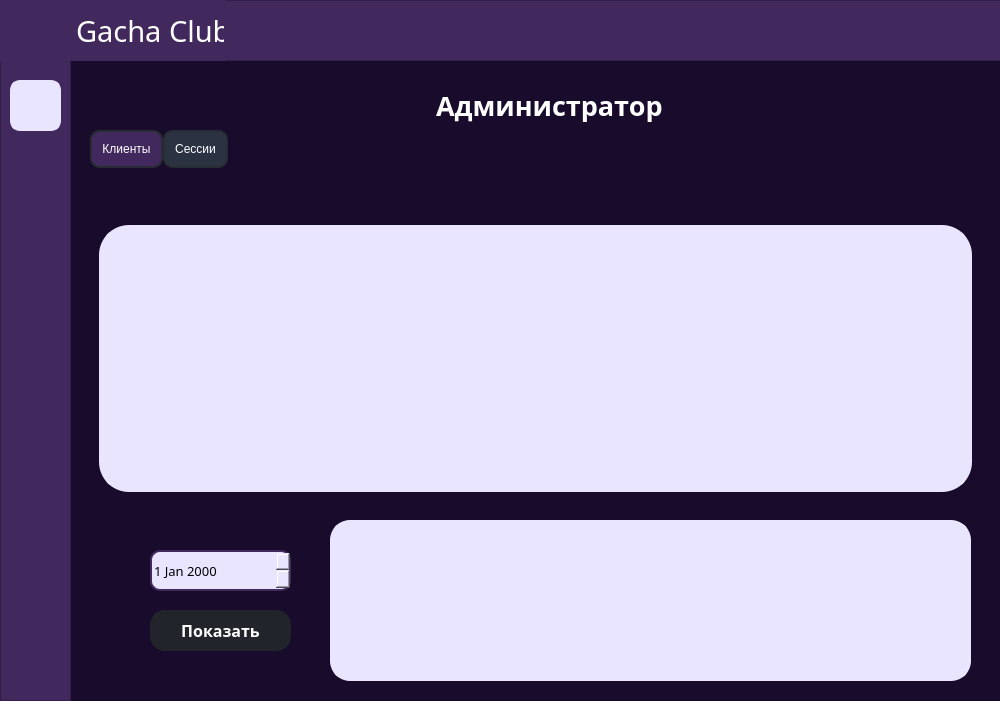
<?xml version="1.0" encoding="UTF-8"?>
<ui version="4.0">
 <class>Admin_interface</class>
 <widget class="QMainWindow" name="Admin_interface">
  <property name="geometry">
   <rect>
    <x>0</x>
    <y>0</y>
    <width>1000</width>
    <height>701</height>
   </rect>
  </property>
  <property name="windowTitle">
   <string>MainWindow</string>
  </property>
  <widget class="QWidget" name="centralwidget">
   <property name="styleSheet">
    <string notr="true">background-color: rgb(25, 11, 44);

font-family:&quot;Tw Cen MT&quot;;</string>
   </property>
   <widget class="QFrame" name="frame_left">
    <property name="geometry">
     <rect>
      <x>0</x>
      <y>60</y>
      <width>71</width>
      <height>641</height>
     </rect>
    </property>
    <property name="styleSheet">
     <string notr="true">background-color: rgb(65, 41, 93);</string>
    </property>
    <property name="frameShape">
     <enum>QFrame::StyledPanel</enum>
    </property>
    <property name="frameShadow">
     <enum>QFrame::Raised</enum>
    </property>
    <widget class="QPushButton" name="homeButton">
     <property name="geometry">
      <rect>
       <x>10</x>
       <y>20</y>
       <width>51</width>
       <height>51</height>
      </rect>
     </property>
     <property name="styleSheet">
      <string notr="true">QPushButton{
background-color: #E9E5FF;
border: 4px solid  #E9E5FF;
border-radius: 10px;
}

QPushButton:hover{
color:rgb(192, 218, 255);
background-color:#8E6BBB;  
border: 4px solid #8E6BBB;
border-radius: 10px;
}

QPushButton:pressed{
color:rgb(192, 218, 255);
background-color: rgb(188, 177, 248); 
border: 2px solid rgb(65, 41, 93);
border-radius: 10px;
}




</string>
     </property>
     <property name="text">
      <string/>
     </property>
     <property name="icon">
      <iconset>
       <normaloff>icons/Home_icon.png</normaloff>icons/Home_icon.png</iconset>
     </property>
     <property name="iconSize">
      <size>
       <width>70</width>
       <height>70</height>
      </size>
     </property>
    </widget>
   </widget>
   <widget class="QFrame" name="title_Info">
    <property name="geometry">
     <rect>
      <x>0</x>
      <y>0</y>
      <width>1001</width>
      <height>61</height>
     </rect>
    </property>
    <property name="styleSheet">
     <string notr="true">
background-color: #41295D;
</string>
    </property>
    <property name="frameShape">
     <enum>QFrame::StyledPanel</enum>
    </property>
    <property name="frameShadow">
     <enum>QFrame::Raised</enum>
    </property>
    <widget class="QWidget" name="layoutWidget">
     <property name="geometry">
      <rect>
       <x>0</x>
       <y>0</y>
       <width>226</width>
       <height>62</height>
      </rect>
     </property>
     <layout class="QHBoxLayout" name="horizontalLayout">
      <item>
       <widget class="QLabel" name="Icon_GachaClub">
        <property name="minimumSize">
         <size>
          <width>70</width>
          <height>60</height>
         </size>
        </property>
        <property name="maximumSize">
         <size>
          <width>70</width>
          <height>60</height>
         </size>
        </property>
        <property name="styleSheet">
         <string notr="true">background-color: none;
border: none;</string>
        </property>
        <property name="text">
         <string/>
        </property>
        <property name="pixmap">
         <pixmap>icons/Gacha Club.png</pixmap>
        </property>
        <property name="scaledContents">
         <bool>true</bool>
        </property>
       </widget>
      </item>
      <item>
       <widget class="QLabel" name="Name_app">
        <property name="minimumSize">
         <size>
          <width>148</width>
          <height>35</height>
         </size>
        </property>
        <property name="maximumSize">
         <size>
          <width>148</width>
          <height>35</height>
         </size>
        </property>
        <property name="font">
         <font>
          <family>Tw Cen MT</family>
          <pointsize>22</pointsize>
         </font>
        </property>
        <property name="styleSheet">
         <string notr="true">background-color:  rgb(255, 255, 255, 0);
border-color: rgb(255, 255, 255, 0);
color: rgb(255, 255, 255);</string>
        </property>
        <property name="text">
         <string>Gacha Club</string>
        </property>
       </widget>
      </item>
     </layout>
    </widget>
   </widget>
   <widget class="QWidget" name="layoutWidget_2">
    <property name="geometry">
     <rect>
      <x>390</x>
      <y>80</y>
      <width>348</width>
      <height>51</height>
     </rect>
    </property>
    <layout class="QHBoxLayout" name="PersonalAreaLayout">
     <item>
      <widget class="QLabel" name="Icon_PersonalArea">
       <property name="maximumSize">
        <size>
         <width>40</width>
         <height>40</height>
        </size>
       </property>
       <property name="text">
        <string/>
       </property>
       <property name="pixmap">
        <pixmap>icons/main_icon.png</pixmap>
       </property>
       <property name="scaledContents">
        <bool>true</bool>
       </property>
      </widget>
     </item>
     <item>
      <widget class="QLabel" name="label_PersonalArea">
       <property name="minimumSize">
        <size>
         <width>300</width>
         <height>0</height>
        </size>
       </property>
       <property name="maximumSize">
        <size>
         <width>300</width>
         <height>16777215</height>
        </size>
       </property>
       <property name="font">
        <font>
         <family>Tw Cen MT</family>
         <pointsize>20</pointsize>
         <weight>75</weight>
         <bold>true</bold>
        </font>
       </property>
       <property name="styleSheet">
        <string notr="true">background-color:  rgb(255, 255, 255, 0);
border-color: rgb(255, 255, 255, 0);
color: rgb(255, 255, 255);</string>
       </property>
       <property name="text">
        <string>Администратор</string>
       </property>
      </widget>
     </item>
    </layout>
   </widget>
   <widget class="QTabWidget" name="tabWidget">
    <property name="geometry">
     <rect>
      <x>90</x>
      <y>130</y>
      <width>891</width>
      <height>371</height>
     </rect>
    </property>
    <property name="styleSheet">
     <string notr="true">QTabWidget::tab-bar {
   border: 1px rgb(65, 41, 93);
}

QTabBar::tab {
  background-color: rgb(65, 41, 93);; 
  color:rgb(255, 255, 255);
  padding: 10px;
  border: 2px solid rgb(40, 44, 52);
  border-radius: 10px;
 }

 QTabBar::tab:selected {
  background-color: rgb(43, 51, 67);
 }

QTabWidget::pane { 
   border: none;
}
</string>
    </property>
    <property name="currentIndex">
     <number>1</number>
    </property>
    <widget class="QWidget" name="tab_1">
     <property name="styleSheet">
      <string notr="true"/>
     </property>
     <attribute name="title">
      <string>Клиенты</string>
     </attribute>
     <layout class="QVBoxLayout" name="verticalLayout">
      <item>
       <layout class="QHBoxLayout" name="horizontalLayout_3">
        <item>
         <layout class="QHBoxLayout" name="horizontalLayout_2">
          <property name="spacing">
           <number>0</number>
          </property>
          <item>
           <widget class="QPushButton" name="changeButton1">
            <property name="maximumSize">
             <size>
              <width>50</width>
              <height>50</height>
             </size>
            </property>
            <property name="font">
             <font>
              <family>Tw Cen MT</family>
              <pointsize>1</pointsize>
             </font>
            </property>
            <property name="styleSheet">
             <string notr="true">QPushButton{
color: none;
background-color: rgb(25, 11, 44);
border: 4px solid rgb(25, 11, 44);
border-radius: 15px;
}

QPushButton:hover{
color:rgb(192, 218, 255);
background-color:#8E6BBB;  
border: 4px solid #8E6BBB;
border-radius: 10px;
}

QPushButton:pressed{
color:rgb(192, 218, 255);
background-color: rgb(188, 177, 248); 
border: 2px solid rgb(65, 41, 93);
border-radius: 10px;
}
</string>
            </property>
            <property name="text">
             <string>m</string>
            </property>
            <property name="icon">
             <iconset>
              <normaloff>icons/Change.png</normaloff>icons/Change.png</iconset>
            </property>
            <property name="iconSize">
             <size>
              <width>30</width>
              <height>30</height>
             </size>
            </property>
           </widget>
          </item>
          <item>
           <widget class="QPushButton" name="deleteButton1">
            <property name="maximumSize">
             <size>
              <width>50</width>
              <height>50</height>
             </size>
            </property>
            <property name="font">
             <font>
              <family>Tw Cen MT</family>
              <pointsize>18</pointsize>
             </font>
            </property>
            <property name="styleSheet">
             <string notr="true">QPushButton{
color: rgba(0, 0, 0, 0);
background-color: rgb(25, 11, 44);
border: 4px solid rgb(25, 11, 44);
border-radius: 15px;
}

QPushButton:hover{
color:rgb(192, 218, 255);
background-color:#8E6BBB;  
border: 4px solid #8E6BBB;
border-radius: 10px;
}

QPushButton:pressed{
color:rgb(192, 218, 255);
background-color: rgb(188, 177, 248); 
border: 2px solid rgb(65, 41, 93);
border-radius: 10px;
}
</string>
            </property>
            <property name="text">
             <string/>
            </property>
            <property name="icon">
             <iconset>
              <normaloff>icons/Delete.png</normaloff>icons/Delete.png</iconset>
            </property>
            <property name="iconSize">
             <size>
              <width>30</width>
              <height>30</height>
             </size>
            </property>
           </widget>
          </item>
          <item>
           <widget class="QPushButton" name="addButton1">
            <property name="maximumSize">
             <size>
              <width>40</width>
              <height>40</height>
             </size>
            </property>
            <property name="font">
             <font>
              <family>Tw Cen MT</family>
              <pointsize>1</pointsize>
             </font>
            </property>
            <property name="styleSheet">
             <string notr="true">QPushButton{
background-color: rgb(25, 11, 44);
border: 4px solid rgb(25, 11, 44);
border-radius: 15px;
}

QPushButton:hover{
color:rgb(192, 218, 255);
background-color:#8E6BBB;  
border: 4px solid #8E6BBB;
border-radius: 10px;
}

QPushButton:pressed{
color:rgb(192, 218, 255);
background-color: rgb(188, 177, 248); 
border: 2px solid rgb(65, 41, 93);
border-radius: 10px;
}
</string>
            </property>
            <property name="text">
             <string>a</string>
            </property>
            <property name="icon">
             <iconset>
              <normaloff>icons/Add properties.png</normaloff>icons/Add properties.png</iconset>
            </property>
            <property name="iconSize">
             <size>
              <width>30</width>
              <height>30</height>
             </size>
            </property>
           </widget>
          </item>
         </layout>
        </item>
        <item>
         <spacer name="horizontalSpacer">
          <property name="orientation">
           <enum>Qt::Horizontal</enum>
          </property>
          <property name="sizeHint" stdset="0">
           <size>
            <width>328</width>
            <height>20</height>
           </size>
          </property>
         </spacer>
        </item>
       </layout>
      </item>
      <item>
       <widget class="QTableView" name="tableView1">
        <property name="styleSheet">
         <string notr="true">

background-color: #E9E5FF;
border: 4px solid  #E9E5FF;
border-radius: 30px;
</string>
        </property>
       </widget>
      </item>
     </layout>
    </widget>
    <widget class="QWidget" name="tab_2">
     <attribute name="title">
      <string>Сессии</string>
     </attribute>
     <layout class="QVBoxLayout" name="verticalLayout_5">
      <item>
       <layout class="QHBoxLayout" name="horizontalLayout_10">
        <item>
         <layout class="QHBoxLayout" name="horizontalLayout_11">
          <property name="spacing">
           <number>0</number>
          </property>
          <item>
           <widget class="QPushButton" name="changeButton2">
            <property name="maximumSize">
             <size>
              <width>50</width>
              <height>50</height>
             </size>
            </property>
            <property name="font">
             <font>
              <family>Tw Cen MT</family>
              <pointsize>1</pointsize>
             </font>
            </property>
            <property name="styleSheet">
             <string notr="true">QPushButton{
color: rgba(0, 0, 0, 0);
background-color: rgb(25, 11, 44);
border: 4px solid rgb(25, 11, 44);
border-radius: 15px;
}

QPushButton:hover{
color:rgb(192, 218, 255);
background-color:#8E6BBB;  
border: 4px solid #8E6BBB;
border-radius: 10px;
}

QPushButton:pressed{
color:rgb(192, 218, 255);
background-color: rgb(188, 177, 248); 
border: 2px solid rgb(65, 41, 93);
border-radius: 10px;
}
</string>
            </property>
            <property name="text">
             <string>m</string>
            </property>
            <property name="icon">
             <iconset>
              <normaloff>icons/icons/Change.png</normaloff>
              <normalon>icons/Change.png</normalon>icons/icons/Change.png</iconset>
            </property>
            <property name="iconSize">
             <size>
              <width>30</width>
              <height>30</height>
             </size>
            </property>
           </widget>
          </item>
          <item>
           <widget class="QPushButton" name="deleteButton2">
            <property name="maximumSize">
             <size>
              <width>50</width>
              <height>50</height>
             </size>
            </property>
            <property name="font">
             <font>
              <family>Tw Cen MT</family>
              <pointsize>18</pointsize>
             </font>
            </property>
            <property name="styleSheet">
             <string notr="true">QPushButton{
color: rgba(0, 0, 0, 0);
background-color: rgb(25, 11, 44);
border: 4px solid rgb(25, 11, 44);
border-radius: 15px;
}

QPushButton:hover{
color:rgb(192, 218, 255);
background-color:#8E6BBB;  
border: 4px solid #8E6BBB;
border-radius: 10px;
}

QPushButton:pressed{
color:rgb(192, 218, 255);
background-color: rgb(188, 177, 248); 
border: 2px solid rgb(65, 41, 93);
border-radius: 10px;
}
</string>
            </property>
            <property name="text">
             <string/>
            </property>
            <property name="icon">
             <iconset>
              <normaloff>icons/icons/Delete.png</normaloff>
              <normalon>icons/Delete.png</normalon>icons/icons/Delete.png</iconset>
            </property>
            <property name="iconSize">
             <size>
              <width>30</width>
              <height>30</height>
             </size>
            </property>
           </widget>
          </item>
          <item>
           <widget class="QPushButton" name="addButton2">
            <property name="maximumSize">
             <size>
              <width>50</width>
              <height>50</height>
             </size>
            </property>
            <property name="font">
             <font>
              <family>Tw Cen MT</family>
              <pointsize>1</pointsize>
             </font>
            </property>
            <property name="styleSheet">
             <string notr="true">QPushButton{
background-color: rgb(25, 11, 44);
border: 4px solid rgb(25, 11, 44);
border-radius: 15px;
}

QPushButton:hover{
color:rgb(192, 218, 255);
background-color:#8E6BBB;  
border: 4px solid #8E6BBB;
border-radius: 10px;
}

QPushButton:pressed{
color:rgb(192, 218, 255);
background-color: rgb(188, 177, 248); 
border: 2px solid rgb(65, 41, 93);
border-radius: 10px;
}
</string>
            </property>
            <property name="text">
             <string>a</string>
            </property>
            <property name="icon">
             <iconset>
              <normaloff>icons/Add properties.png</normaloff>icons/Add properties.png</iconset>
            </property>
            <property name="iconSize">
             <size>
              <width>30</width>
              <height>30</height>
             </size>
            </property>
           </widget>
          </item>
         </layout>
        </item>
        <item>
         <spacer name="horizontalSpacer_5">
          <property name="orientation">
           <enum>Qt::Horizontal</enum>
          </property>
          <property name="sizeHint" stdset="0">
           <size>
            <width>328</width>
            <height>20</height>
           </size>
          </property>
         </spacer>
        </item>
       </layout>
      </item>
      <item>
       <widget class="QTableView" name="tableView2">
        <property name="styleSheet">
         <string notr="true">QTableView {
background-color: #E9E5FF;
border: 4px solid  #E9E5FF;
border-radius: 30px;
}

QHeaderView::section {
background-color: rgb(255, 255, 255);  
color: rgb(0, 0, 0);
border: 2px solid #E9E5FF;
border-radius: 30px;
height: 50px;
font-size: 16pt;
}
</string>
        </property>
       </widget>
      </item>
     </layout>
    </widget>
   </widget>
   <widget class="QDateEdit" name="dateEdit">
    <property name="geometry">
     <rect>
      <x>150</x>
      <y>550</y>
      <width>141</width>
      <height>41</height>
     </rect>
    </property>
    <property name="font">
     <font>
      <family>Tw Cen MT</family>
      <pointsize>10</pointsize>
     </font>
    </property>
    <property name="styleSheet">
     <string notr="true">background-color: #E9E5FF;
border: 2px solid rgb(65, 41, 93);
border-radius: 10px;</string>
    </property>
   </widget>
   <widget class="QPushButton" name="pushButton">
    <property name="geometry">
     <rect>
      <x>150</x>
      <y>610</y>
      <width>141</width>
      <height>41</height>
     </rect>
    </property>
    <property name="font">
     <font>
      <family>Tw Cen MT</family>
      <pointsize>12</pointsize>
      <weight>75</weight>
      <bold>true</bold>
     </font>
    </property>
    <property name="styleSheet">
     <string notr="true">QPushButton{
color:rgb(255, 255, 255);
background-color: rgb(33, 37, 43);  
border: 2px solid rgb(33, 37, 43);
border-radius: 15px;
}

QPushButton:hover{
color:rgb(255, 255, 255);
background-color: rgb(43, 51, 67);  
border: 2px solid rgb(33, 37, 43);
border-radius: 15px;
}

QPushButton:pressed{
color:rgb(255, 255, 255);
background-color: rgb(33, 37, 43);;  
border: 2px solid rgb(192, 218, 255);
border-radius: 15px;
}

</string>
    </property>
    <property name="text">
     <string>Показать</string>
    </property>
   </widget>
   <widget class="QTableView" name="tableView_Info">
    <property name="geometry">
     <rect>
      <x>330</x>
      <y>520</y>
      <width>641</width>
      <height>161</height>
     </rect>
    </property>
    <property name="styleSheet">
     <string notr="true">

background-color: #E9E5FF;
border: 4px solid  #E9E5FF;
border-radius: 20px;
</string>
    </property>
   </widget>
  </widget>
 </widget>
 <resources>
  <include location="resources.qrc"/>
 </resources>
 <connections/>
</ui>
